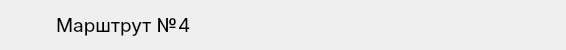
<?xml version="1.0" encoding="UTF-8"?>
<ui version="4.0">
 <class>PathWidget</class>
 <widget class="QWidget" name="PathWidget">
  <property name="geometry">
   <rect>
    <x>0</x>
    <y>0</y>
    <width>566</width>
    <height>50</height>
   </rect>
  </property>
  <property name="sizePolicy">
   <sizepolicy hsizetype="Minimum" vsizetype="Preferred">
    <horstretch>0</horstretch>
    <verstretch>0</verstretch>
   </sizepolicy>
  </property>
  <property name="maximumSize">
   <size>
    <width>16777215</width>
    <height>50</height>
   </size>
  </property>
  <property name="windowTitle">
   <string>Form</string>
  </property>
  <layout class="QVBoxLayout" name="verticalLayout">
   <property name="spacing">
    <number>0</number>
   </property>
   <property name="leftMargin">
    <number>0</number>
   </property>
   <property name="topMargin">
    <number>0</number>
   </property>
   <property name="rightMargin">
    <number>0</number>
   </property>
   <property name="bottomMargin">
    <number>0</number>
   </property>
   <item>
    <widget class="QWidget" name="roundedWidget_17" native="true">
     <property name="maximumSize">
      <size>
       <width>16777215</width>
       <height>50</height>
      </size>
     </property>
     <property name="styleSheet">
      <string notr="true">QWidget[objectName^=&quot;roundedWidget&quot;] {
	background-color: #ffffff; 
	border-radius: 24px;
}

QPushButton {
    background-color: #010E59;
	border: none;
	border-radius: 24px;
    color: #ffffff;
    font-family: &quot;Inter Medium&quot;, sans-serif;
    font-size: 18px;
}</string>
     </property>
     <layout class="QHBoxLayout" name="horizontalLayout_24">
      <property name="leftMargin">
       <number>56</number>
      </property>
      <property name="rightMargin">
       <number>20</number>
      </property>
      <item>
       <layout class="QHBoxLayout" name="horizontalLayout_23">
        <property name="spacing">
         <number>0</number>
        </property>
        <item>
         <widget class="QLabel" name="label">
          <property name="font">
           <font>
            <family>Inter</family>
            <pointsize>14</pointsize>
           </font>
          </property>
          <property name="text">
           <string>Марштрут №</string>
          </property>
         </widget>
        </item>
        <item>
         <widget class="QLabel" name="pathNumber">
          <property name="font">
           <font>
            <family>Inter</family>
            <pointsize>14</pointsize>
           </font>
          </property>
          <property name="text">
           <string>4</string>
          </property>
         </widget>
        </item>
        <item>
         <spacer name="horizontalSpacer_12">
          <property name="orientation">
           <enum>Qt::Horizontal</enum>
          </property>
          <property name="sizeHint" stdset="0">
           <size>
            <width>40</width>
            <height>20</height>
           </size>
          </property>
         </spacer>
        </item>
       </layout>
      </item>
      <item>
       <widget class="QPushButton" name="editBtn">
        <property name="maximumSize">
         <size>
          <width>32</width>
          <height>32</height>
         </size>
        </property>
        <property name="cursor">
         <cursorShape>PointingHandCursor</cursorShape>
        </property>
        <property name="styleSheet">
         <string notr="true">background-color: transparent;</string>
        </property>
        <property name="text">
         <string/>
        </property>
        <property name="icon">
         <iconset resource="../resources.qrc">
          <normaloff>:/icons/icons/Vector.png</normaloff>:/icons/icons/Vector.png</iconset>
        </property>
        <property name="iconSize">
         <size>
          <width>64</width>
          <height>64</height>
         </size>
        </property>
       </widget>
      </item>
      <item>
       <widget class="QPushButton" name="delBtn">
        <property name="enabled">
         <bool>true</bool>
        </property>
        <property name="maximumSize">
         <size>
          <width>32</width>
          <height>32</height>
         </size>
        </property>
        <property name="cursor">
         <cursorShape>PointingHandCursor</cursorShape>
        </property>
        <property name="styleSheet">
         <string notr="true">background-color: transparent</string>
        </property>
        <property name="text">
         <string/>
        </property>
        <property name="icon">
         <iconset resource="../resources.qrc">
          <normaloff>:/icons/icons/trash.png</normaloff>:/icons/icons/trash.png</iconset>
        </property>
        <property name="iconSize">
         <size>
          <width>64</width>
          <height>64</height>
         </size>
        </property>
       </widget>
      </item>
     </layout>
    </widget>
   </item>
  </layout>
 </widget>
 <resources>
  <include location="../resources.qrc"/>
 </resources>
 <connections/>
</ui>
